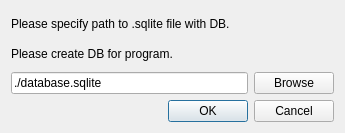
<?xml version="1.0" encoding="UTF-8"?>
<ui version="4.0">
 <class>SetupDialog</class>
 <widget class="QDialog" name="SetupDialog">
  <property name="geometry">
   <rect>
	<x>0</x>
	<y>0</y>
	<width>345</width>
	<height>133</height>
   </rect>
  </property>
  <property name="windowTitle">
   <string>Setup Dialog</string>
  </property>
  <layout class="QVBoxLayout" name="verticalLayout">
   <item>
	<layout class="QVBoxLayout" name="verticalLayout_2">
	 <item>
	  <widget class="QLabel" name="label">
	   <property name="text">
		<string>Please specify path to .sqlite file with DB.</string>
	   </property>
	  </widget>
	 </item>
	 <item>
	  <widget class="QLabel" name="reasonLabel">
	   <property name="text">
		<string>Please create DB for program.</string>
	   </property>
	  </widget>
	 </item>
	 <item>
	  <layout class="QHBoxLayout" name="horizontalLayout">
	   <item>
		<widget class="QLineEdit" name="pathEdit">
		 <property name="text">
		  <string>./database.sqlite</string>
		 </property>
		</widget>
	   </item>
	   <item>
		<widget class="QPushButton" name="browseButton">
		 <property name="text">
		  <string>Browse</string>
		 </property>
		</widget>
	   </item>
	  </layout>
	 </item>
	</layout>
   </item>
   <item>
	<widget class="QDialogButtonBox" name="dialogButtons">
	 <property name="orientation">
	  <enum>Qt::Horizontal</enum>
	 </property>
	 <property name="standardButtons">
	  <set>QDialogButtonBox::Cancel|QDialogButtonBox::Ok</set>
	 </property>
	</widget>
   </item>
  </layout>
 </widget>
 <resources/>
 <connections>
  <connection>
   <sender>dialogButtons</sender>
   <signal>accepted()</signal>
   <receiver>SetupDialog</receiver>
   <slot>accept()</slot>
   <hints>
	<hint type="sourcelabel">
	 <x>248</x>
	 <y>254</y>
	</hint>
	<hint type="destinationlabel">
	 <x>157</x>
	 <y>274</y>
	</hint>
   </hints>
  </connection>
  <connection>
   <sender>dialogButtons</sender>
   <signal>rejected()</signal>
   <receiver>SetupDialog</receiver>
   <slot>reject()</slot>
   <hints>
	<hint type="sourcelabel">
	 <x>316</x>
	 <y>260</y>
	</hint>
	<hint type="destinationlabel">
	 <x>286</x>
	 <y>274</y>
	</hint>
   </hints>
  </connection>
 </connections>
</ui>
